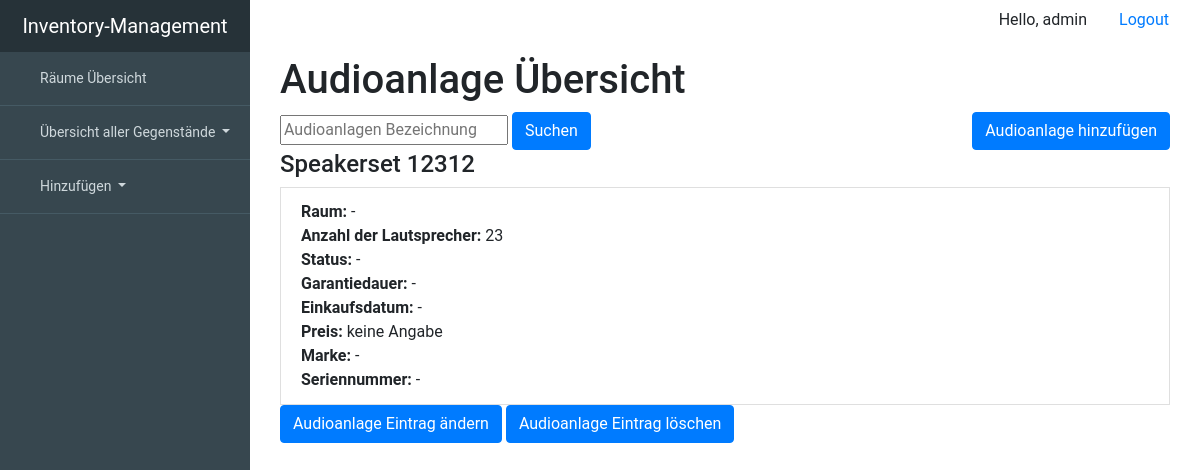
/speakerset/all (signed in), run on the app's committed database.
### inventory_managementsentials/models.py (models this page shows, shortened)
class Device(models.Model):
    room = models.ForeignKey('Room', null=True, blank=True, on_delete=models.SET_NULL)
    description = models.CharField(max_length=99, unique=True, primary_key=True)
    working = 'working'
    broken = 'broken'
    status_choice = [(working, "working"), (broken, "broken")]
    status = models.CharField(choices=status_choice, max_length=7, blank=True, null=True)
    serialnumber = models.CharField(max_length=99, blank=True, null=True)
    warranty_period = models.IntegerField(blank=True, null=True)
    date_of_purchase = models.DateTimeField(blank=True, null=True)
    price = models.IntegerField(blank=True, null=True)
    brand = models.ForeignKey(Brand, on_delete=models.SET_NULL, blank=True, null=True)
    class Meta:
        abstract = True

class SpeakerSet(Device):
    quantity = models.IntegerField(blank=True, null=True)
    class Meta:
        verbose_name = "SpeakerSet"
        verbose_name_plural = "SpeakerSets"

### inventory_managementsentials/views.py (the view)
# urls.py: url(r'^speakerset/all$', views.SpeakerSetView.as_view(), name='SpeakerSetView'),
class SpeakerSetView(LoginRequiredMixin, generic.ListView):
    login_url = 'inventory_managementsentials:login'
    template_name = 'inventory_managementsentials/all/all_speakerset.html'
    context_object_name = 'speakerset_list'
    def get_queryset(self):
        filter_description = self.request.GET.get('speakerset_description', None)
        if filter_description is not None:
            return SpeakerSet.objects.filter(description__icontains=filter_description)
        else:
            return SpeakerSet.objects.order_by('description')

### inventory_managementsentials/templates/inventory_managementsentials/all/all_speakerset.html (shortened to what this page needs)
{% extends "inventory_managementsentials/base.html" %}
{% block content %}
    <div class="container">
        <header>
            <div class="editor-indent">
                <div class="inner">
                    <h1>Audioanlage Übersicht </h1>
                </div>
            </div>
        </header>
        <form method="GET" action="/speakerset/all">
                <input type="text" name="speakerset_description" placeholder="Audioanlagen Bezeichnung">
                <button type="submit" class="btn btn-primary">Suchen</button>
                <a href='/add/speakerset/' class="btn btn-primary" style="float:right">Audioanlage hinzufügen</a>
            </form>
        <div class="whatever_else_you_need">
            {% if speakerset_list %}
                {% for speakerset in speakerset_list %}
                    <div class="list-group">
                        <h4 class="list-group-itemlist-group-item-action active">Speakerset {{ speakerset.description }}</h4>
                        <a class="list-group-item list-group-item-action">
                            <strong>Raum: </strong>{{ speakerset.room|default_if_none:'-' }}<br>
                            <strong>Anzahl der Lautsprecher:</strong>
                            {{ speakerset.quantity }}<br>
                            <strong>Status:</strong>
                        {% if speakerset.status == 'working' %}
                            Funktionsfähig
                        {% elif speakerset.status == 'broken' %}
                            <strong>Defekt</strong>
                        {% else %}
                            -
                        {% endif %}<br>
                            <strong>Garantiedauer:</strong>
                        {% if speakerset.warranty_period %}
                            {{ speakerset.warranty_period }} Jahre
                        {% else %}
                            -
                        {% endif %}
                        <br>
                            <strong>Einkaufsdatum:</strong> {{ speakerset.date_of_purchase|default_if_none:'-' }}<br>
                            <strong>Preis:</strong>
                        {% if speakerset.price %}
                            {{ speakerset.price}}€
                        {% else %}
                            keine Angabe
                        {% endif %}
                        <br>
                            <strong>Marke:</strong> {{ speakerset.brand|default_if_none:'-'}}<br>
                            <strong>Seriennummer: </strong> {{ speakerset.serialnumber|default_if_none:'-'}}<br>
                        </a>
                    <div>
                            <a href='/update/speakerset/{{ speakerset.description }}' class="btn btn-primary">Audioanlage Eintrag ändern</a>
                            <a href='/delete/speakerset/{{ speakerset.description }}' class="btn btn-primary">Audioanlage Eintrag löschen</a>
                        </div>
                {% endfor %}
                    </div>
            {% else %}
                <p>Keine Audioanlagen vorhanden.</p>
            {% endif %}
        </div>
    </div>
{% endblock %}

### inventory_managementsentials/templates/inventory_managementsentials/base.html (shortened to what this page needs)
{% load static %}
<!DOCTYPE html>
<html lang="de">
<head>
    <link rel="stylesheet"
          href="https://stackpath.bootstrapcdn.com/bootstrap/4.4.1/css/bootstrap.min.css"
>
</head>
<body>
<div id="viewport">
  <div id="sidebar">
    <header>
      <a href="#">Inventory-Management</a>
    </header>
    <ul class="nav flex-column">
      <li class="nav-item">
        <a class="nav-link" href="{% url 'inventory_managementsentials:RoomView' %}">
           Räume Übersicht
        </a>
      </li>
        <li class="nav-item dropdown">
      <a class="nav-link dropdown-toggle" href="#" id="navbardrop" data-toggle="dropdown">
          Übersicht aller Gegenstände
      </a>
    </li>
        <li class="nav-item dropdown">
      <a class="nav-link dropdown-toggle" href="#" id="navbardrop" data-toggle="dropdown">
          Hinzufügen
      </a>
    </li>
    </ul>
  </div>
      <div class="container" >
        <ul class="nav justify-content-end">
            <li class="nav-item">
                <p class="nav-link">Hello, {{ request.user }}</p>
            </li>
          <li class="nav-item">
            <a class="nav-link" href="{% url 'inventory_managementsentials:logout' %}">Logout</a>
          </li>
        </ul>
      </div>
<div id="content">
    <div class="container-fluid">
      {% block content %}
      {% endblock content %}
    </div>
  </div>
</div>
</body>
</html>

### inventory_managementsentials/templates/inventory_managementsentials/base.html (style rules this page uses)
body { overflow-x: hidden; font-family: 'Roboto', sans-serif; font-size: 16px; }
#viewport { padding-left: 250px; -webkit-transition: all 0.5s ease; -moz-transition: all 0.5s ease; -o-transition: all 0.5s ease; transition: all 0.5s ease; }
#content { width: 100%; position: relative; margin-right: 0; }
#sidebar { z-index: 1000; position: fixed; left: 250px; width: 250px; height: 100%; margin-left: -250px; overflow-y: auto; background: #37474F; -webkit-transition: all 0.5s ease; -moz-transition: all 0.5s ease; -o-transition: all 0.5s ease; transition: all 0.5s ease; }
#sidebar header { background-color: #263238; font-size: 20px; line-height: 52px; text-align: center; }
#sidebar header a { color: #fff; display: block; text-decoration: none; }
#sidebar .nav a { background: none; border-bottom: 1px solid #455A64; color: #CFD8DC; font-size: 14px; padding: 16px 24px; }

### data on the page
SpeakerSet: description "12312", room "-", quantity "23", date_of_purchase "-", shows "keine Angabe", brand "-", serialnumber "-"

### other printed values
{{ request.user }} "admin"
